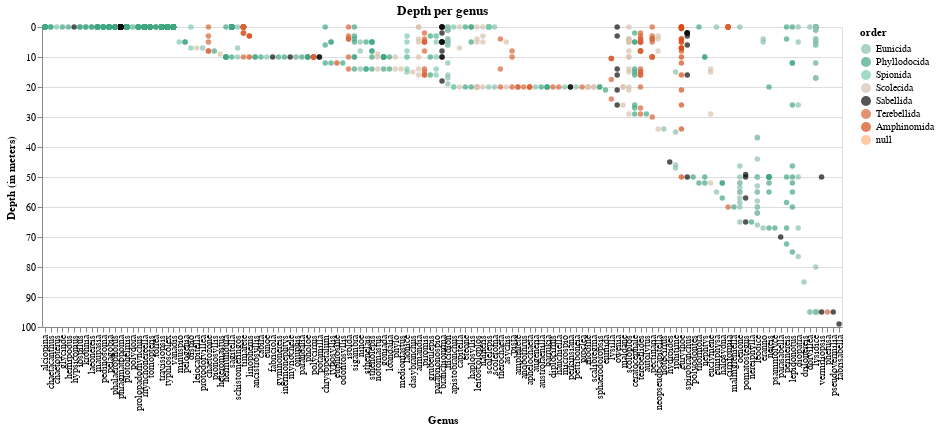

Source (notebook cell):
### Markdown cell above
#### grupo de menor profundidade

menos pontos (generos menos representados)

### Code cell
# ordering x-axis per mean altitude
temp = alt.Chart(teste[teste['genus'].isin(grupo2)], width= 800,
                 title='Depth per genus').mark_circle(color= cores[0]).encode(
    x = alt.X('genus', type='nominal', title='Genus',
             sort=alt.EncodingSortField('min_depth', op='max', order="ascending")),
    y = alt.Y('min_depth', type='quantitative', title='Depth (in meters)', 
              scale= alt.Scale(domain=[threshold, 0])),
    color = alt.Color('order', scale= alt.Scale(domain=ordens, range=cores)),
    tooltip = alt.Tooltip(['catalog_number', 'genus','species',
                            'qualifier', 'start_year','determined_year','min_depth'])
)

temp.save('./graphs/depth/genus/depth_per_genus-menor-profundidade.html')
temp

### Figure 1 — Vega-Lite specification as saved in the notebook (floating-point values rounded to 4 significant figures; data arrays with more than 128 entries replaced by an {"elided": "..."} marker saying what was removed)
{"config": {"view": {"continuousWidth": 400, "continuousHeight": 300}}, "data": {"name": "data-9714fdd3d3e846934d584cd7734e0b9c"}, "mark": {"type": "circle", "color": "#8ABFB0"}, "encoding": {"color": {"type": "nominal", "field": "order", "scale": {"domain": ["Eunicida", "Phyllodocida", "Spionida", "Scolecida", "Sabellida", "Terebellida", "Amphinomida", NaN], "range": ["#8ABFB0", "#41A681", "#7ACAAB", "#D9C2AD", "#0D0D0D", "#D96236", "#D94B18", "#FFB27C", "#732C02", "#86471B"]}}, "tooltip": [{"type": "nominal", "field": "catalog_number"}, {"type": "nominal", "field": "genus"}, {"type": "nominal", "field": "species"}, {"type": "nominal", "field": "qualifier"}, {"type": "quantitative", "field": "start_year"}, {"type": "quantitative", "field": "determined_year"}, {"type": "quantitative", "field": "min_depth"}], "x": {"type": "nominal", "field": "genus", "sort": {"field": "min_depth", "op": "max", "order": "ascending"}, "title": "Genus"}, "y": {"type": "quantitative", "field": "min_depth", "scale": {"domain": [100, 0]}, "title": "Depth (in meters)"}}, "title": "Depth per genus", "width": 800, "$schema": "https://vega.github.io/schema/vega-lite/v4.8.1.json", "datasets": {"data-9714fdd3d3e846934d584cd7734e0b9c": {"elided": "1583 records"}}}
